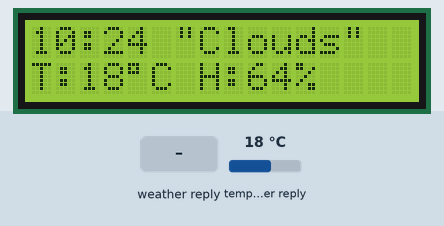
A sketch run on a simulated ESP32. On the bench: 16×2 character LCD. The inputs (shaded band) are chosen by the test bench; at power-on: temperature in the weather reply 18 °C. WiFi joins after 1.5 s; servers stay silent unless stated; the local clock reads 2024-03-15 10:24:30 at power-on unless the sketch sets it; web services answer with replies made up by the test bench; what the sketch prints to the serial monitor is not drawn.

Above: at 10.8 s.
10.9 s: weather in the web reply set to Clear
At 21.6 s:
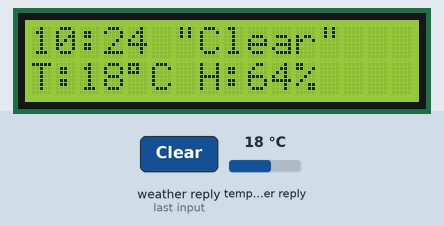
22.0 s: weather in the web reply set to Rain
At 31.9 s:
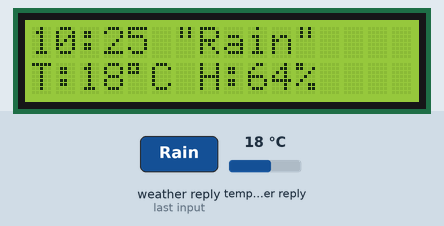
32.3 s: weather in the web reply set to Snow
At 42.1 s:
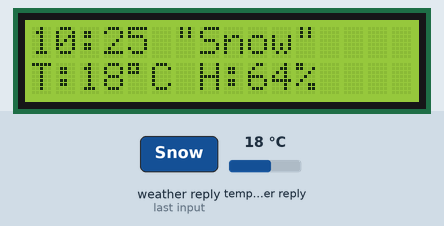
42.5 s: weather in the web reply set to Thunderstorm
At 52.5 s:
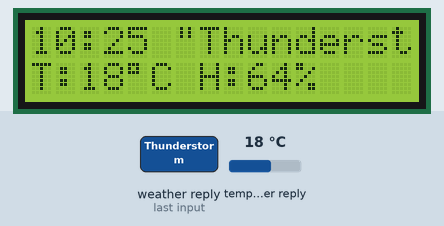
52.8 s: weather in the web reply set to Mist
At 62.8 s:
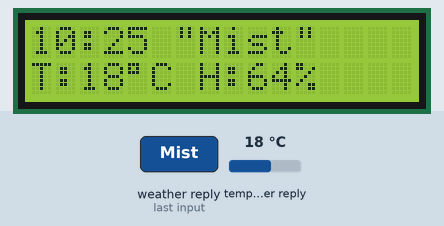
63.1 s: temperature in the weather reply set to -14 °C
At 73.2 s:
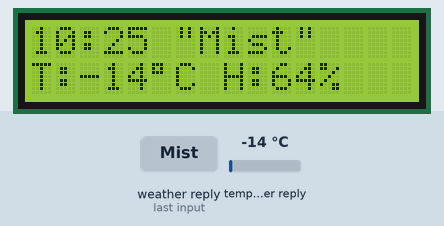
Timing chart, 0 to 74.7 s (numbered marks = the images above; inputs shaded):
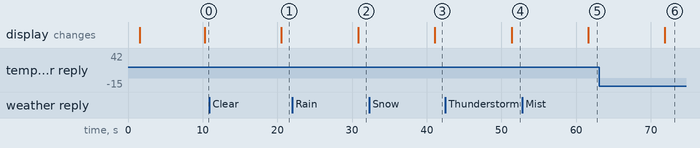

Measured:
- after the input at 10.9 s, the display: changes after 9.6 s (image 1)
- after the input at 22.0 s, the display: changes after 8.8 s (image 2)
- after the input at 32.3 s, the display: changes after 8.8 s (image 3)
- after the input at 42.5 s, the display: changes after 8.9 s (image 4)
- after the input at 52.8 s, the display: changes after 8.8 s (image 5)
- after the input at 63.1 s, the display: changes after 8.8 s (image 6)

The sketch:

iot_1_open_weather.ino
```cpp
// (licence header left out)
#include <LiquidCrystal_I2C.h>
#include <WiFi.h>
#include <HTTPClient.h>
#include <Arduino_JSON.h>


// Replace the next variables with your SSID/Password combination
const char* ssid = "SSID";
const char* password = "PASSWORD";

// Your Domain name with URL path or IP address with path
String openWeatherMapApiKey = "<openWeatherMapApiKey>";

// Replace with your country code and city
// Fine the country code by https://openweathermap.org/find
String city = "CITY";
String countryCode = "COUNTRY CODE";

// THE DEFAULT TIMER IS SET TO 10 SECONDS FOR TESTING PURPOSES
// For a final application, check the API call limits per hour/minute to avoid getting blocked/banned
unsigned long lastTime = 0;
// Timer set to 10 minutes (600000)
//unsigned long timerDelay = 600000;
// Set timer to 10 seconds (10000)
unsigned long timerDelay = 10000;

String jsonBuffer;

// set the LCD number of columns and rows
int lcdColumns = 16;
int lcdRows = 2;

// set LCD address, number of columns and rows
// SDA -> GPIO21, SCL -> GPIO22
// lcd address is 0x27, run an I2C scanner sketch
LiquidCrystal_I2C lcd(0x27, lcdColumns, lcdRows);

// NTP Server time
const char* ntpServer = "pool.ntp.org";
long  gmtOffset_sec = 0;
int   daylightOffset_sec = 0; //3600;

void setup() {
  Serial.begin(115200);

  // WiFi
  WiFi.begin(ssid, password);
  Serial.println("Connecting");
  while(WiFi.status() != WL_CONNECTED) {
    delay(500);
    Serial.print(".");
  }
  Serial.println("");
  Serial.print("Connected to WiFi network with IP Address: ");
  Serial.println(WiFi.localIP());
  Serial.println("Timer set to 10 seconds (timerDelay variable), it will take 10 seconds before publishing the first reading.");

  // initialize LCD
  lcd.init();
  // turn on LCD backlight
  lcd.backlight();

}

void loop() {
  // Send an HTTP GET request
  if ((millis() - lastTime) > timerDelay) {
    // Check WiFi connection status
    if(WiFi.status()== WL_CONNECTED){
      String serverPath = "http://api.openweathermap.org/data/2.5/weather?q=" + city + "," + countryCode + "&units=metric" + "&APPID=" + openWeatherMapApiKey;

      jsonBuffer = httpGETRequest(serverPath.c_str());
      Serial.println(jsonBuffer);
      JSONVar myObject = JSON.parse(jsonBuffer);

      // JSON.typeof(jsonVar) can be used to get the type of the var
      if (JSON.typeof(myObject) == "undefined") {
        Serial.println("Parsing input failed!");
        return;
      }

      // Serial.print("JSON object = ");
      // Serial.println(myObject);
      // Serial.print("Temperature: ");
      // Serial.println(myObject["main"]["temp"]);
      // Serial.print("Pressure: ");
      // Serial.println(myObject["main"]["pressure"]);
      // Serial.print("Humidity: ");
      // Serial.println(myObject["main"]["humidity"]);
      // Serial.print("Wind Speed: ");
      // Serial.println(myObject["wind"]["speed"]);

      // Get time
      gmtOffset_sec =  myObject["timezone"];
      configTime(gmtOffset_sec, daylightOffset_sec, ntpServer);
      // time =
      String time = printLocalTime();

      // LCD Print
      lcd.clear();
      lcd.setCursor(0, 0);
      lcd.print(time);
      lcd.print(" ");
      lcd.print(myObject["weather"][0]["main"]);
      lcd.setCursor(0, 1);
      lcd.print("T:");
      lcd.print(myObject["main"]["temp"]);
      lcd.print("\xDF");  // "°" char
      lcd.print("C ");
      lcd.print("H:");
      lcd.print(myObject["main"]["humidity"]);
      lcd.print("%");

    }
    else {
      Serial.println("WiFi Disconnected");
    }
    lastTime = millis();
  }
}

String printLocalTime(){
  struct tm timeinfo;
  if(!getLocalTime(&timeinfo)){
    Serial.println("Failed to obtain time");
    return "null";
  }
  // Serial.println(&timeinfo, "%A, %B %d %Y %H:%M:%S");

  // get time format HH:MM
  char timeHour[3];
  strftime(timeHour,3, "%H", &timeinfo);
  char timeMinute[3];
  strftime(timeMinute,3, "%M", &timeinfo);
  String time = String(timeHour) + ":" + String(timeMinute);
  Serial.println(time);
  return time;
}


String httpGETRequest(const char* serverName) {
  WiFiClient client;
  HTTPClient http;

  // Your Domain name with URL path or IP address with path
  http.begin(client, serverName);

  // Send HTTP POST request
  int httpResponseCode = http.GET();

  String payload = "{}";

  if (httpResponseCode>0) {
    Serial.print("HTTP Response code: ");
    Serial.println(httpResponseCode);
    payload = http.getString();
  }
  else {
    Serial.print("Error code: ");
    Serial.println(httpResponseCode);
  }
  // Free resources
  http.end();

  return payload;
}
```
